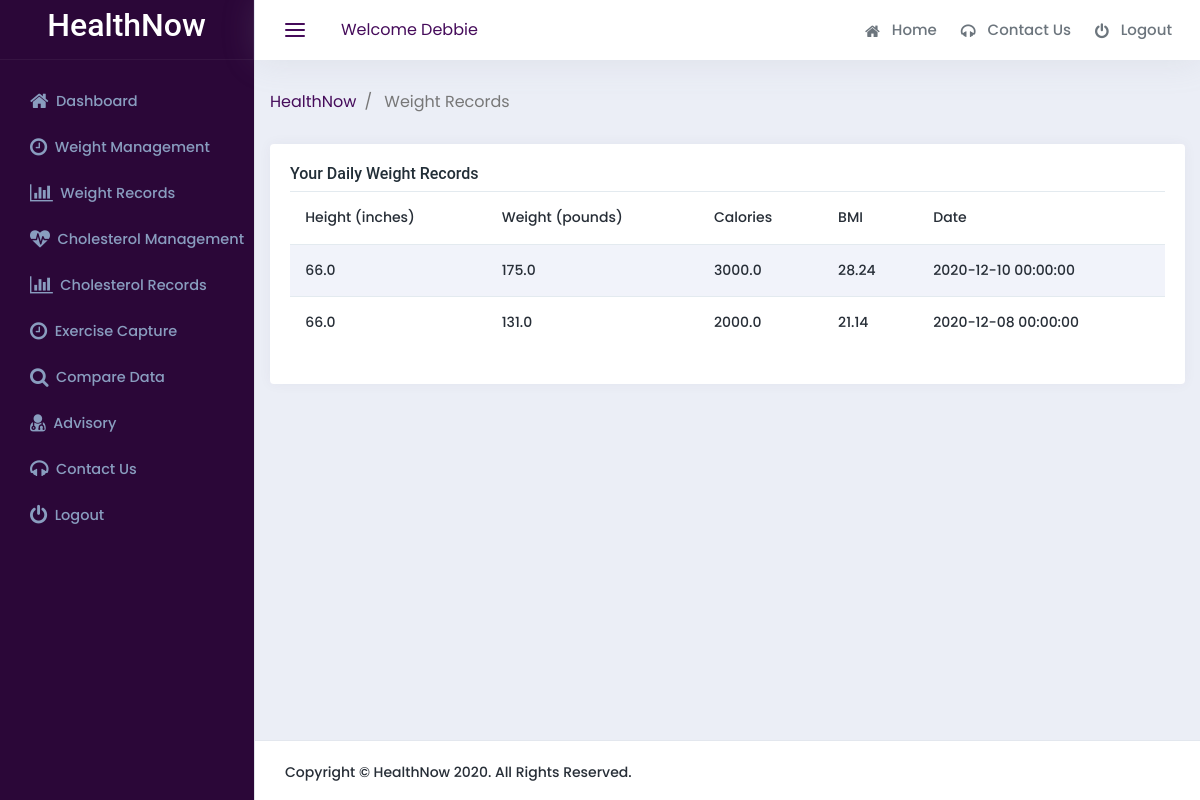
/dashboard/weight-records/ (signed in), run on the app's committed database.
### app/models.py (models this page shows)
class User(db.Model):
    id = db.Column(db.String(255), primary_key=True)
    first_name = db.Column(db.String(100), nullable=False)
    last_name = db.Column(db.String(100), nullable=False)
    email = db.Column(db.String(100), nullable=False)
    gender = db.Column(db.String(10), nullable=False)
    dob = db.Column(db.DateTime, nullable=False)
    password = db.Column(db.String(255), nullable=False)
    date = db.Column(db.DateTime, nullable=False, default=datetime.utcnow)

class WeightRecord(db.Model):
    id = db.Column(db.String(255), primary_key=True)
    user_id = db.Column(db.String(255), nullable=False)
    height = db.Column(db.Float, nullable=False)
    weight = db.Column(db.Float, nullable=False)
    calories = db.Column(db.Float, nullable=False)
    bmi = column_property((weight / height / height) * 703)
    record_date = db.Column(db.DateTime, nullable=False)
    date = db.Column(db.DateTime, nullable=False, default=datetime.utcnow)

### app/routes.py (the view)
@app.route("/dashboard/weight-records/")
@login_required
def weight_records(user):
    records = WeightRecord.query.filter_by(
        user_id=user.id).order_by(desc("record_date"))
    return render_template("weight-records.html", user=user, records=records)

### app/routes.py (called while the page is built)
def login_required(f):
    @wraps(f)
    def decorated(*args, **kwargs):
        if "user" not in session:
            return redirect(url_for("login"))
        user = User.query.get(session["user"])
        return f(user, *args, **kwargs)
    return decorated

### app/templates/weight-records.html
{% extends "base.html" %}
{% block title %}
Weight Records
{% endblock %}
{% block content %}
<div class="row justify-content-center">
  <div class="col-12">
    <div class="card">
      <div class="card-body table-responsive">
        <h4 class="card-title mb-2">Your Daily Weight Records</h4>
        <table class="table table-striped nowrap w-100">
          <thead>
            <tr>
              <th>Height (inches)</th>
              <th>Weight (pounds)</th>
              <th>Calories</th>
              <th>BMI</th>
              <th>Date</th>
            </tr>
          </thead>
          <tbody>
            {% for i in records %}
            <tr>
              <td>{{ i.height }}</td>
              <td>{{ i.weight }}</td>
              <td>{{ i.calories }}</td>
              <td>{{ "{:.2f}".format(i.bmi) }}</td>
              <td>{{ i.record_date }}</td>
            </tr>
            {% endfor %}
          </tbody>
        </table>
      </div>
    </div>
  </div>
</div>
{% endblock %}

### app/templates/base.html (shortened to what this page needs)
<!DOCTYPE html>
<html lang="en">
<head>
  <link href="{{ url_for('static', filename = 'style.css') }}" rel="stylesheet" />
</head>
<body>
  <div class="main-container-wrapper">
    <nav class="navbar col-lg-12 col-12 p-0 fixed-top d-flex flex-row">
      <div class="text-center navbar-brand-wrapper d-flex align-items-center justify-content-center">
        <a class="navbar-brand brand-logo" href="{{ url_for('dashboard') }}">
          <h2 style="color: white">
            HealthNow
          </h2>
        </a>
      </div>
      <div class="navbar-menu-wrapper d-flex align-items-center justify-content-between">
        <button class="navbar-toggler navbar-toggler align-self-center" data-toggle="minimize" type="button">
          <span>
          </span>
        </button>
        <ul class="navbar-nav mr-lg-2">
          <li class="nav-item app-search d-none d-sm-block">
            Welcome {{ user.first_name }}
          </li>
        </ul>
        <ul class="top-navbar-area navbar-nav navbar-nav-right">
          <li class="nav-item dropdown dropdown-animate country">
            <a class="nav-link" href="{{ url_for('dashboard') }}">
              <i class="fa fa-home">
              </i>
              Home
            </a>
          </li>
          <li class="nav-item dropdown dropdown-animate country">
            <a class="nav-link" href="{{ url_for('contact') }}" target="_blank">
              <i class="fa fa-headphones">
              </i>
              Contact Us
            </a>
          </li>
          <li class="nav-item dropdown dropdown-animate country">
            <a class="nav-link" href="{{ url_for('logout') }}">
              <i class="fa fa-power-off">
              </i>
              Logout
            </a>
          </li>
        </ul>
      </div>
    </nav>
    <div class="container-fluid page-body-wrapper">
      <nav class="sidebar sidebar-offcanvas" id="sidebar">
        <ul class="nav">
          <li class="nav-item">
            <a class="nav-link" href="{{ url_for('dashboard') }}">
              <i class="fa fa-home link-icon">
              </i>
              <span class="menu-title">
                Dashboard
              </span>
            </a>
          </li>
          <li class="nav-item">
            <a class="nav-link" href="{{ url_for('weight_management') }}">
              <i class="fa fa-clock-o link-icon">
              </i>
              <span class="menu-title">
                Weight Management
              </span>
            </a>
          </li>
          <li class="nav-item">
            <a class="nav-link" href="{{ url_for('weight_records') }}">
              <i class="fa fa-bar-chart link-icon">
              </i>
              <span class="menu-title">
                Weight Records
              </span>
            </a>
          </li>
          <li class="nav-item">
            <a class="nav-link" href="{{ url_for('cholesterol_management') }}">
              <i class="fa fa-heartbeat link-icon">
              </i>
              <span class="menu-title">
                Cholesterol Management
              </span>
            </a>
          </li>
          <li class="nav-item">
            <a class="nav-link" href="{{ url_for('cholesterol_records') }}">
              <i class="fa fa-bar-chart link-icon">
              </i>
              <span class="menu-title">
                Cholesterol Records
              </span>
            </a>
          </li>
          <li class="nav-item">
            <a class="nav-link" href="{{ url_for('exercise_capture') }}">
              <i class="fa fa-clock-o link-icon">
              </i>
              <span class="menu-title">
                Exercise Capture
              </span>
            </a>
          </li>
          <li class="nav-item">
            <a class="nav-link" href="{{ url_for('compare') }}">
              <i class="fa fa-search link-icon">
              </i>
              <span class="menu-title">
                Compare Data
              </span>
            </a>
          </li>
          <li class="nav-item">
            <a class="nav-link" href="{{ url_for('advisory') }}">
              <i class="fa fa-user-md link-icon">
              </i>
              <span class="menu-title">
                Advisory
              </span>
            </a>
          </li>
          <li class="nav-item">
            <a class="nav-link" href="{{ url_for('contact') }}" target="_blank">
              <i class="fa fa-headphones link-icon">
              </i>
              <span class="menu-title">
                Contact Us
              </span>
            </a>
          </li>
          <li class="nav-item">
            <a class="nav-link" href="{{ url_for('logout') }}">
              <i class="fa fa-power-off link-icon">
              </i>
              <span class="menu-title">
                Logout
              </span>
            </a>
          </li>
        </ul>
      </nav>
      <div class="main-panel">
        <div class="content-wrapper">
          <div class="row">
            <div class="col-12">
              <div class="page-title-box d-flex justify-content-between mb-30">
                <div class="page-title-right">
                  <ol class="breadcrumb m-0">
                    <li class="breadcrumb-item">
                      <a href="{{ url_for('dashboard') }}">
                        HealthNow
                      </a>
                    </li>
                    <li class="breadcrumb-item active">
                      {{ self.title() }}
                    </li>
                  </ol>
                </div>
              </div>
            </div>
          </div>
          {% block content %}{% endblock %}
        </div>
        <div class="footer-area footer">
          <div class="container-fluid">
            <div class="row">
              <div class="col-12">
                <div class="d-sm-flex align-items-center justify-content-between">
                  <div class="copywrite-text">
                    <p>
                      Copyright © HealthNow 2020. All Rights Reserved.
                    </p>
                  </div>
                </div>
              </div>
            </div>
          </div>
        </div>
      </div>
    </div>
  </div>
</body>
</html>

### data on the page
User: first_name "Debbie"
WeightRecord: height "66.0", weight "175.0", calories "3000.0", bmi "28.24", record_date "2020-12-10 00:00:00"
WeightRecord: height "66.0", weight "131.0", calories "2000.0", bmi "21.14", record_date "2020-12-08 00:00:00"
